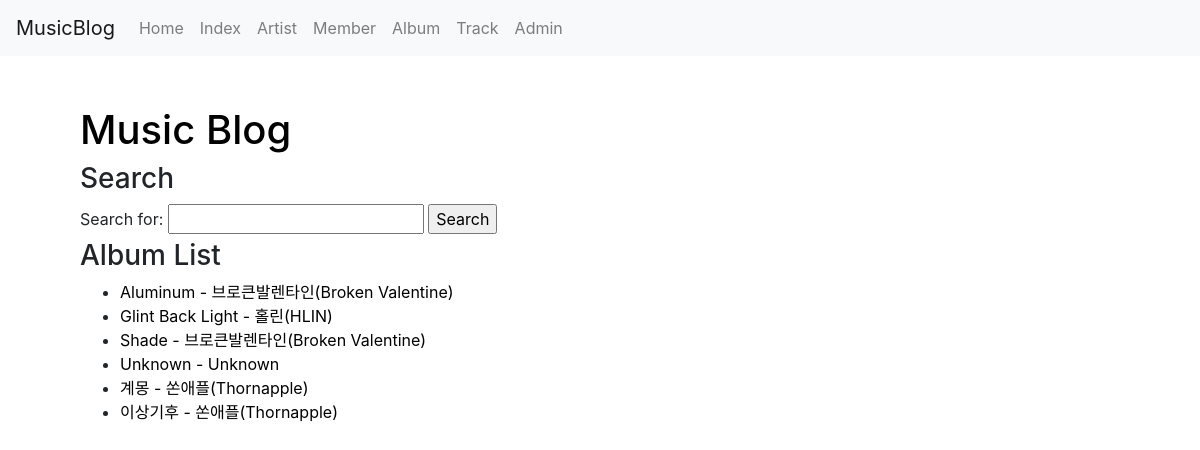
/musicblog/album/, run on an earlier commit of the app's database.
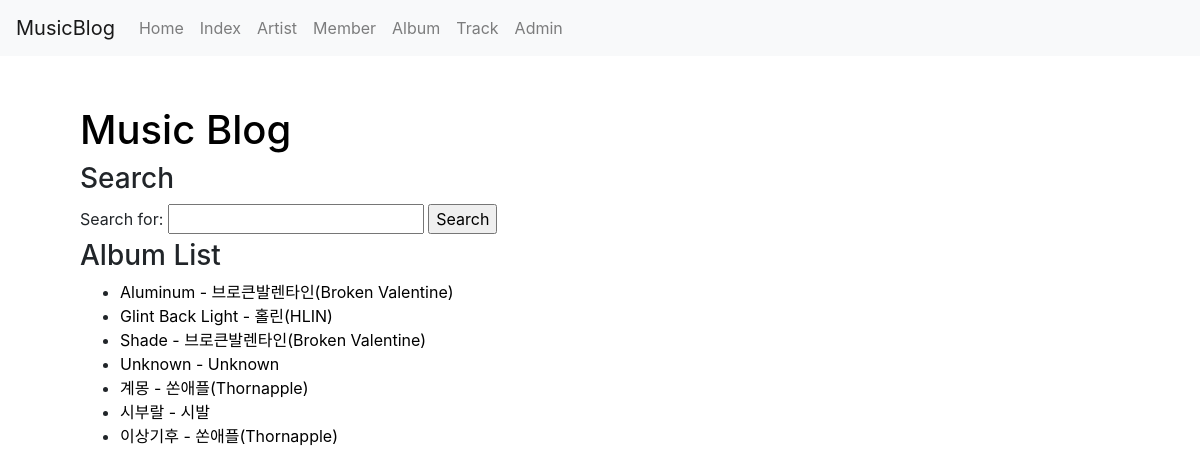
And on a later commit of the database.
### musicb/models.py (models this page shows, shortened)
class Album(models.Model):
    title = models.CharField(verbose_name='title', null=False, blank=False, max_length=100)
    slug = models.SlugField("Slug", unique=True, allow_unicode=True, help_text='one word for title alias.')
    artist = models.ForeignKey('Artist', on_delete=models.CASCADE)
    on_sale = models.DateField()

class Artist(models.Model):
    name = models.CharField(verbose_name="Name", null=False, blank=False, unique=True, max_length=50)
    slug = models.SlugField("Slug", unique=True, allow_unicode=True, help_text='one word for title alias.') #처음에는 default값 정해주고, admin.py 수정 후에는 지우면 됨 (왜 그럴까 시발)
    company = models.CharField(verbose_name="Company", default="No company", max_length=50, null=True, blank=True)
    debut = models.PositiveIntegerField(default=2020, validators=[MinValueValidator(1900), MaxValueValidator(2021)], null=True, blank=True)
    artist_info = models.TextField(verbose_name='ArtistInfo', default="There is no information.", null=True, blank=True)

### musicb/views.py (the view)
# urls.py: path('album/', views.AlbumLV.as_view(), name='albumview'),
class AlbumLV(ListView):
    def get_queryset(self):
        return Album.objects.order_by('title')
    allow_empty = True

### musicb/templates/musicb/album_list.html (shortened to what this page needs)
{% extends 'musicb/base.html' %}
{% block content %}
    {% include 'musicb/musicblog_base.html' %}
    <h3>Album List</h3>
    {% if object_list %}
        <ul>
            {% for album in object_list %}
                <li><a class='no_linkdecoration' href="{% url 'musicblog:albumview_detail' album.slug %}">{{album.title}} - {{album.artist.name}}</a></li>
            {% endfor %}
        </ul>
    {% else %}
        There is no album.
    {% endif %}
{% endblock %}

What changed in the data, as far as the page shows it:
added Album: title "시부랄", artist.name "시발"
